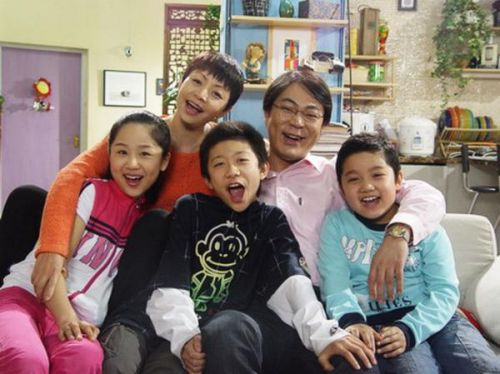
#> input picture kids.jpg, 500 x 374 px, found by its file name
$ python ex2.py
#> lines starting #> are read from the running program, lines starting #| are printed output that depends on the picture
import cv2
import numpy as np

kids = cv2.imread("D:/opencv/kids.jpg")
#> kids is the input picture: shape (374, 500, 3); mean B, G, R 115.9, 123, 138.4

# 绝对尺寸
rows,cols = kids.shape[:2]
#> rows = 374; cols = 500
res = cv2.resize(kids,(2*cols,2*rows)) #扩大两倍
#res1 = cv2.resize(kids,None,fx=0.5,fy=0.5)

#M = np.float32([[1,0,100],[0,1,50]]) #图像平移
#res2 = cv2.warpAffine(kids,M,(2*cols,2*rows))

M = cv2.getRotationMatrix2D((cols/2,rows/2),45,0.5)  #图像旋转
res3 = cv2.warpAffine(kids,M,(cols,rows))
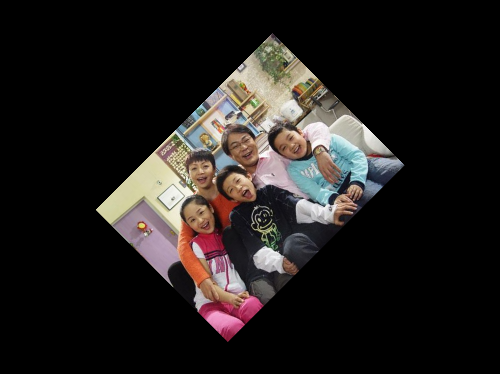
#> res3: shape (374, 500, 3); mean B, G, R 29, 30.7, 34.6

# [4 lines of commented-out code are left out]

pst1 = np.float32([[56,65],[368,52],[28,387],[389,390]])  #投射变换
pst2 = np.float32([[100,145],[300,100],[80,290],[310,300]])
T = cv2.getPerspectiveTransform(pst1,pst2)
res5 = cv2.warpPerspective(kids,T,(cols,rows))
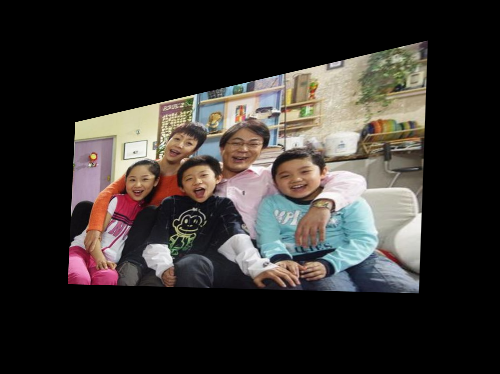
#> res5: shape (374, 500, 3); mean B, G, R 46.6, 49.7, 53.9

#imgup = cv2.pyrUp(kids)  #图像金字塔
#imgup2 = cv2.pyrUp(imgup)
#imgdown = cv2.pyrDown(kids)

cv2.imshow("Image",kids)
#cv2.imshow("Res",res)
#cv2.imshow("Res1",res1)
#cv2.imshow("Res2",res2)
cv2.imshow("Res3",res3)
# [5 lines of commented-out code are left out]
cv2.waitKey(0)

$ run again, with cat2.jpg copied over kids.jpg
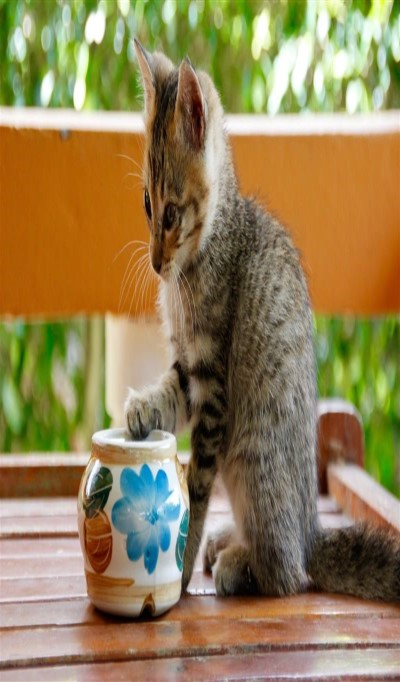
#> input picture cat2.jpg, 400 x 682 px, found by its file name
#> kids is the input picture: shape (682, 400, 3); mean B, G, R 86.6, 129.3, 148.3
#> `res3 = cv2.warpAffine(kids,M,(cols,rows))`:
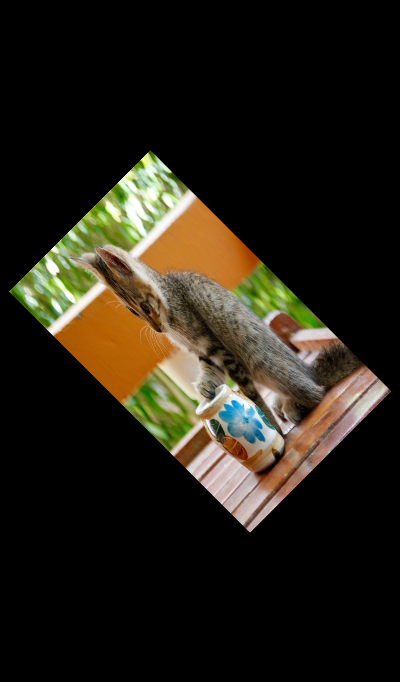
#> res3: shape (682, 400, 3); mean B, G, R 21.6, 32.3, 37.1
#> `res5 = cv2.warpPerspective(kids,T,(cols,rows))`:
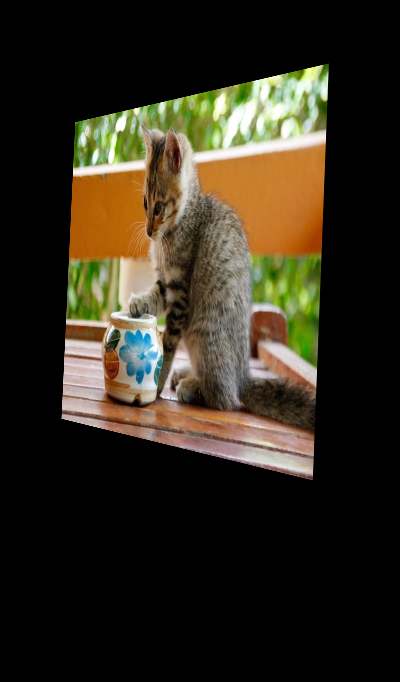
#> res5: shape (682, 400, 3); mean B, G, R 28.7, 42.7, 48.8
